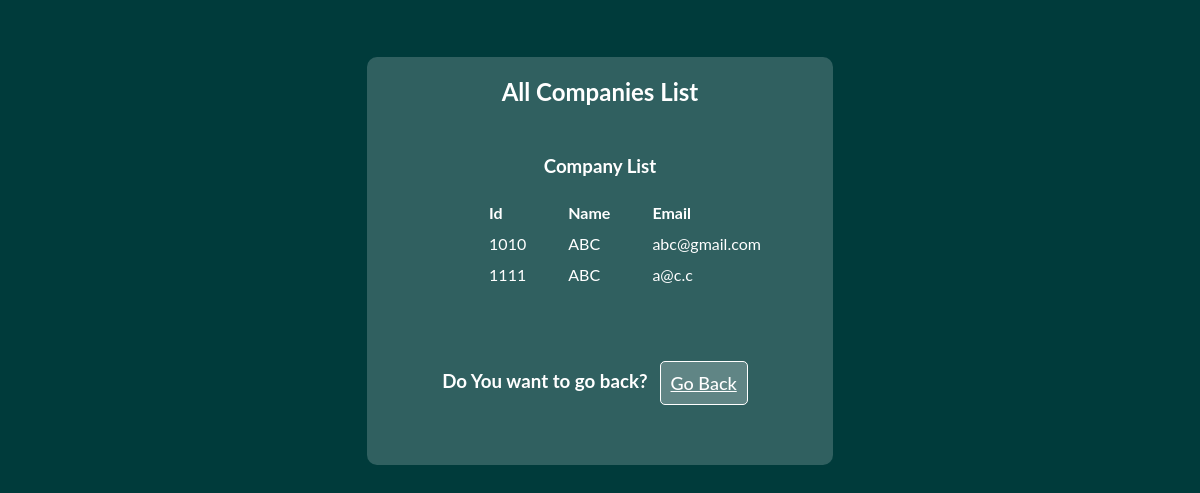
The app's page /view/ViewAllCompanies.php with its own data.
### tables this page shows
CREATE TABLE `company` (
  `companyId` int(11) NOT NULL,
  `companyName` text NOT NULL,
  `companyEmail` text NOT NULL,
  `companyStatus` text NOT NULL DEFAULT 'invalid'
);

### model/Admin/db.php (called while the page is built, shortened)
<?php
class db{
function ShowAll($conn,$table)
 {
$result = $conn->query("SELECT * FROM $table");
return $result;
}
}
?>

### view/ViewAllCompanies.php (the view, shortened to what this page needs)
<?php include('../model/Admin/db.php'); ?>
<!DOCTYPE html>
<html>
<head>
    <link rel="stylesheet" href="../css/style.css">
</head>
<body>
   <section>
     <div class="container">
      <div class="viewCompanyClass">
        <h1>All Companies List</h1>
        <div class="companyList">
          <?php
            $connection = new db();
            $conobj=$connection->OpenCon();
            $userQuery=$connection->ShowAll($conobj,"company");
              echo "<h3>Company List</h3><br>";
            if ($userQuery->num_rows > 0) {
                  echo "<table><tr><th>Id</th><th>Name</th><th>Email</th>";
                  while($row = $userQuery->fetch_assoc()) {
                     echo "<tr><td>".$row["companyId"]."</td><td>".$row["companyName"]."</td><td>".
                     $row["companyEmail"] ."</td></tr>";
                  }
                  echo "</table>";
            }
            else {
              echo "0 results";
            }
          ?>
          <div class="backButton addViewCompanyBack">
              <h3>Do You want to go back?</h3>
              <a href="Admin.php" class="btn "><?php echo" "?>Go Back</a>
         </div>
        </div>
      </div>
     </div>
   </section>
</body>
</html>

### css/style.css (style rules this page uses)
* { margin: 0; padding: 0; }
a { color: #151111; }
body { text-align: center; font-family: 'Lato', sans-serif; background: #003b3b; color: #ffffff; }
.container { width: 1200px; margin: auto; display: flex; flex-wrap: wrap; align-items: center; padding-top: 10px; }
.btn { border: 1px solid #003b3b; background: #fffefe3b; margin: 10px; color: #f9ffff; font-weight: 500; color: #fff; border-radius: 5px; padding: 13px 35px; font-size: 18px; text-align: center; cursor: pointer; }
.logoutButton,.backButton { display: flex; justify-content: center; }
.logoutButton h3,.backButton h3 { padding-top: 10px; }
.logoutButton a,.backButton a { margin-left: 12px; border: 1px solid #ffffff; border-radius: 5px; padding: 10px; }
.addCourseClass,.addInstactorClass,.approveCompanyClass,.viewCompanyClass, .viewCourseClass,.viewLernerClass,.viewInstactorClass { padding: 20px; flex-basis: 35%; max-width: 100%; margin: auto; margin-top: 47px; background: #ffffff30; border-radius: 10px; }
.addCourseBack h3,.addInstactorBack h3,.companyList h3,.courseList h3,.instactorList h3,.lernerList h3 { padding-top: 19px; }
.companyApproval table tbody tr td,.companyApproval table tbody tr th,.companyList table tbody tr th, .companyList table tbody tr td,.courseList table tbody tr th,.courseList table tbody tr td,.instactorList table tbody tr th, .instactorList table tbody tr td,.lernerList table tbody tr th,.lernerList table tbody tr td { padding: 5px 20px; text-align: left; }
.companyApproval,.companyList,.courseList,.instactorList,.lernerList { margin: 30px 30px; }
.companyList table { padding-left: 50px; }
.addViewCompanyBack { margin-top: 60px; }

### records on screen
company: companyId "1010", companyName "ABC", companyEmail "abc@gmail.com"
company: companyId "1111", companyName "ABC", companyEmail "a@c.c"
